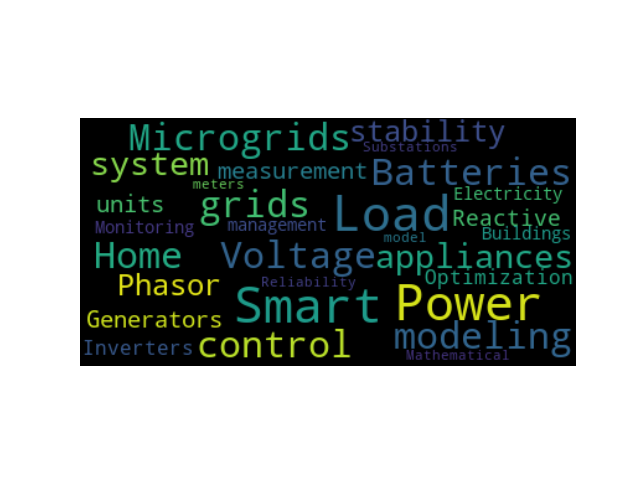

Write Python code to recreate this figure.
from wordcloud import WordCloud


# Read the whole text.
text = open('csv/Top_des_mots_cles_de_rang_1.csv').read()

# Generate a word cloud image
wordcloud = WordCloud().generate(text)

# Display the generated image:
# the matplotlib way:
import matplotlib.pyplot as plt
# plt.imshow(wordcloud, interpolation='bilinear')
# plt.axis("off")

# lower max_font_size
wordcloud = WordCloud(max_font_size=40).generate(text)
plt.figure()
plt.imshow(wordcloud, interpolation="bilinear")
plt.axis("off")
plt.show()

# The pil way (if you don't have matplotlib)
# image = wordcloud.to_image()
# image.show()
